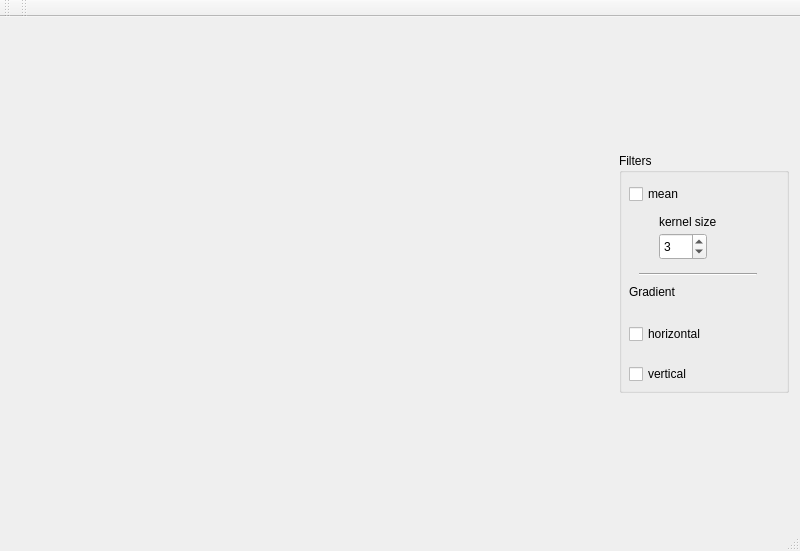
<?xml version="1.0" encoding="UTF-8"?>
<ui version="4.0">
 <class>MainWindow</class>
 <widget class="QMainWindow" name="MainWindow">
  <property name="geometry">
   <rect>
    <x>0</x>
    <y>0</y>
    <width>800</width>
    <height>551</height>
   </rect>
  </property>
  <property name="sizePolicy">
   <sizepolicy hsizetype="Preferred" vsizetype="Preferred">
    <horstretch>0</horstretch>
    <verstretch>0</verstretch>
   </sizepolicy>
  </property>
  <property name="windowTitle">
   <string>MainWindow</string>
  </property>
  <widget class="QWidget" name="centralWidget">
   <layout class="QHBoxLayout" name="horizontalLayout">
    <item>
     <widget class="GLWidget" name="glwidget" native="true">
      <property name="sizePolicy">
       <sizepolicy hsizetype="Preferred" vsizetype="Preferred">
        <horstretch>0</horstretch>
        <verstretch>0</verstretch>
       </sizepolicy>
      </property>
      <property name="minimumSize">
       <size>
        <width>300</width>
        <height>200</height>
       </size>
      </property>
     </widget>
    </item>
    <item>
     <widget class="QGroupBox" name="groupBox">
      <property name="sizePolicy">
       <sizepolicy hsizetype="Minimum" vsizetype="Minimum">
        <horstretch>0</horstretch>
        <verstretch>0</verstretch>
       </sizepolicy>
      </property>
      <property name="minimumSize">
       <size>
        <width>170</width>
        <height>240</height>
       </size>
      </property>
      <property name="maximumSize">
       <size>
        <width>170</width>
        <height>240</height>
       </size>
      </property>
      <property name="title">
       <string>Filters</string>
      </property>
      <widget class="QCheckBox" name="checkbox_mean">
       <property name="geometry">
        <rect>
         <x>10</x>
         <y>30</y>
         <width>97</width>
         <height>22</height>
        </rect>
       </property>
       <property name="text">
        <string>mean</string>
       </property>
      </widget>
      <widget class="QCheckBox" name="checkbox_hgradient">
       <property name="geometry">
        <rect>
         <x>10</x>
         <y>170</y>
         <width>97</width>
         <height>22</height>
        </rect>
       </property>
       <property name="text">
        <string>horizontal</string>
       </property>
      </widget>
      <widget class="QSpinBox" name="spinbox_kernelsize">
       <property name="geometry">
        <rect>
         <x>40</x>
         <y>80</y>
         <width>48</width>
         <height>27</height>
        </rect>
       </property>
       <property name="minimum">
        <number>1</number>
       </property>
       <property name="maximum">
        <number>10</number>
       </property>
       <property name="value">
        <number>3</number>
       </property>
      </widget>
      <widget class="QLabel" name="label">
       <property name="geometry">
        <rect>
         <x>40</x>
         <y>60</y>
         <width>91</width>
         <height>17</height>
        </rect>
       </property>
       <property name="text">
        <string>kernel size</string>
       </property>
      </widget>
      <widget class="Line" name="line">
       <property name="geometry">
        <rect>
         <x>20</x>
         <y>120</y>
         <width>118</width>
         <height>3</height>
        </rect>
       </property>
       <property name="orientation">
        <enum>Qt::Horizontal</enum>
       </property>
      </widget>
      <widget class="QCheckBox" name="checkbox_vgradient">
       <property name="geometry">
        <rect>
         <x>10</x>
         <y>210</y>
         <width>97</width>
         <height>22</height>
        </rect>
       </property>
       <property name="text">
        <string>vertical</string>
       </property>
      </widget>
      <widget class="QLabel" name="label_2">
       <property name="geometry">
        <rect>
         <x>10</x>
         <y>130</y>
         <width>67</width>
         <height>17</height>
        </rect>
       </property>
       <property name="text">
        <string>Gradient</string>
       </property>
      </widget>
     </widget>
    </item>
   </layout>
   <zorder>groupBox</zorder>
   <zorder>glwidget</zorder>
  </widget>
  <widget class="QMenuBar" name="menuBar">
   <property name="geometry">
    <rect>
     <x>0</x>
     <y>0</y>
     <width>800</width>
     <height>25</height>
    </rect>
   </property>
  </widget>
  <widget class="QToolBar" name="mainToolBar">
   <attribute name="toolBarArea">
    <enum>TopToolBarArea</enum>
   </attribute>
   <attribute name="toolBarBreak">
    <bool>false</bool>
   </attribute>
  </widget>
  <widget class="QStatusBar" name="statusBar"/>
  <widget class="QToolBar" name="toolBar">
   <property name="windowTitle">
    <string>toolBar</string>
   </property>
   <attribute name="toolBarArea">
    <enum>TopToolBarArea</enum>
   </attribute>
   <attribute name="toolBarBreak">
    <bool>false</bool>
   </attribute>
  </widget>
 </widget>
 <layoutdefault spacing="6" margin="11"/>
 <customwidgets>
  <customwidget>
   <class>GLWidget</class>
   <extends>QWidget</extends>
   <header>glwidget.hpp</header>
   <container>1</container>
  </customwidget>
 </customwidgets>
 <resources/>
 <connections/>
</ui>
